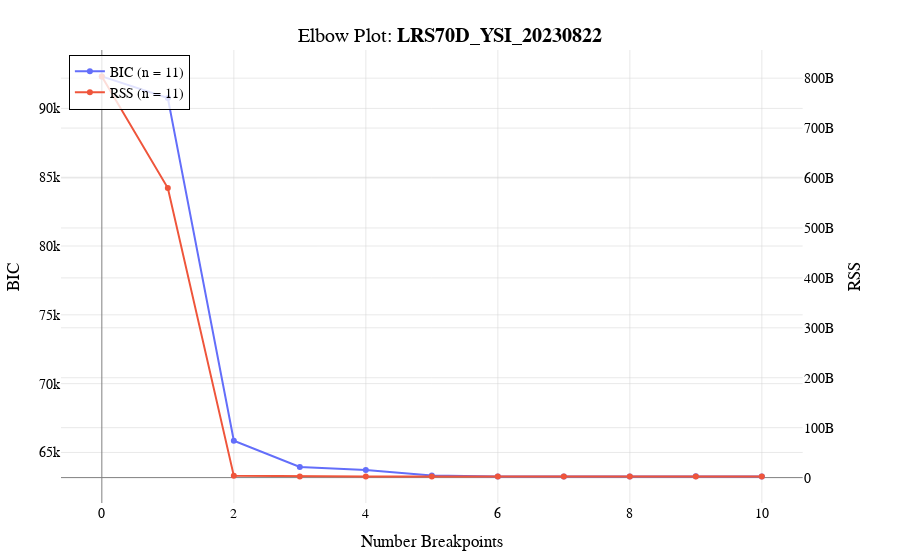
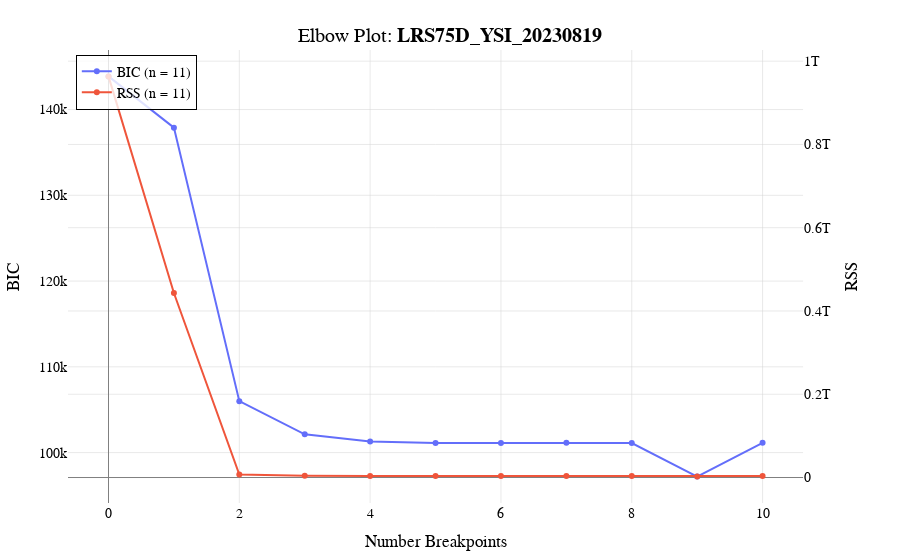

The notebook cell saved with these charts, in order:
### Code cell
# Elbow plot 70
x_values = np.array(list(trial_select_70['df']['n_breakpoints'].values()))
y_values = np.array(list(trial_select_70['df']['bic'].values()))
secondary_x = np.array(list(trial_select_70['df']['n_breakpoints'].values()))
secondary_y = np.array(list(trial_select_70['df']['rss'].values()))

plots.plot_data(
    x_values=x_values,
    y_values=y_values,
    plot_mode='lines+markers',
    x_axis_label="Number Breakpoints",
    y_axis_label="BIC",
    secondary_x=secondary_x,
    secondary_y=secondary_y,
    use_secondary_axis=True,
    y2_axis_label="RSS",
    trace_names=['BIC', 'RSS'],
    title=f"Elbow Plot: <b>{name_70}<b>",
)

# Elbow plot 75
x_values = np.array(list(trial_select_75['df']['n_breakpoints'].values()))
y_values = np.array(list(trial_select_75['df']['bic'].values()))
secondary_x = np.array(list(trial_select_75['df']['n_breakpoints'].values()))
secondary_y = np.array(list(trial_select_75['df']['rss'].values()))

plots.plot_data(
    x_values=x_values,
    y_values=y_values,
    plot_mode='lines+markers',
    x_axis_label="Number Breakpoints",
    y_axis_label="BIC",
    secondary_x=secondary_x,
    secondary_y=secondary_y,
    use_secondary_axis=True,
    y2_axis_label="RSS",
    trace_names=['BIC', 'RSS'],
    title=f"Elbow Plot: <b>{name_75}<b>",
)

### Figure 1 — Plotly figure (JSON) as saved in the notebook; plotly's stock layout.template omitted (floating-point values rounded to 4 significant figures)
{"data": [{"mode": "lines+markers", "name": "BIC (n = 11)", "type": "scatter", "x": [0, 1, 2, 3, 4, 5, 6, 7, 8, 9, 10], "xaxis": "x", "y": [92330.0, 90750.0, 65850.0, 63950.0, 63730.0, 63330.0, 63250.0, 63250.0, 63260.0, 63270.0, 63260.0], "yaxis": "y"}, {"mode": "lines+markers", "name": "RSS (n = 11)", "type": "scatter", "x": [0, 1, 2, 3, 4, 5, 6, 7, 8, 9, 10], "xaxis": "x", "y": [803500000000.0, 580000000000.0, 3508000000.0, 2368000000.0, 2259000000.0, 2073000000.0, 2033000000.0, 2023000000.0, 2021000000.0, 2018000000.0, 2006000000.0], "yaxis": "y2"}], "layout": {"font": {"color": "black", "family": "Arial, sans-serif", "size": 14}, "legend": {"bgcolor": "rgba(255, 255, 255, 0.8)", "bordercolor": "black", "borderwidth": 1, "x": 0.01, "xanchor": "left", "y": 0.99, "yanchor": "top"}, "margin": {"b": 50, "l": 50, "r": 50, "t": 50}, "title": {"text": "Elbow Plot: <b>LRS70D_YSI_20230822<b>", "x": 0.5, "xanchor": "center", "y": 0.95, "yanchor": "top"}, "xaxis": {"anchor": "y", "domain": [0, 0.94], "gridcolor": "LightGray", "gridwidth": 0.5, "showgrid": true, "title": {"text": "Number Breakpoints"}, "zeroline": true, "zerolinecolor": "Gray", "zerolinewidth": 1}, "yaxis": {"anchor": "x", "domain": [0, 1], "gridcolor": "LightGray", "gridwidth": 0.5, "showgrid": true, "title": {"text": "BIC"}, "zeroline": true, "zerolinecolor": "Gray", "zerolinewidth": 1}, "yaxis2": {"anchor": "x", "gridcolor": "LightGray", "gridwidth": 0.5, "overlaying": "y", "showgrid": true, "side": "right", "title": {"text": "RSS"}, "zeroline": true, "zerolinecolor": "Gray", "zerolinewidth": 1}}}

### Figure 2 — Plotly figure (JSON) as saved in the notebook; plotly's stock layout.template omitted (floating-point values rounded to 4 significant figures)
{"data": [{"mode": "lines+markers", "name": "BIC (n = 11)", "type": "scatter", "x": [0, 1, 2, 3, 4, 5, 6, 7, 8, 9, 10], "xaxis": "x", "y": [143900.0, 137900.0, 106000.0, 102100.0, 101300.0, 101100.0, 101100.0, 101100.0, 101100.0, 97200.0, 101100.0], "yaxis": "y"}, {"mode": "lines+markers", "name": "RSS (n = 11)", "type": "scatter", "x": [0, 1, 2, 3, 4, 5, 6, 7, 8, 9, 10], "xaxis": "x", "y": [963400000000.0, 443100000000.0, 7087000000.0, 4282000000.0, 3841000000.0, 3746000000.0, 3732000000.0, 3730000000.0, 3710000000.0, 2230000000.0, 3710000000.0], "yaxis": "y2"}], "layout": {"font": {"color": "black", "family": "Arial, sans-serif", "size": 14}, "legend": {"bgcolor": "rgba(255, 255, 255, 0.8)", "bordercolor": "black", "borderwidth": 1, "x": 0.01, "xanchor": "left", "y": 0.99, "yanchor": "top"}, "margin": {"b": 50, "l": 50, "r": 50, "t": 50}, "title": {"text": "Elbow Plot: <b>LRS75D_YSI_20230819<b>", "x": 0.5, "xanchor": "center", "y": 0.95, "yanchor": "top"}, "xaxis": {"anchor": "y", "domain": [0, 0.94], "gridcolor": "LightGray", "gridwidth": 0.5, "showgrid": true, "title": {"text": "Number Breakpoints"}, "zeroline": true, "zerolinecolor": "Gray", "zerolinewidth": 1}, "yaxis": {"anchor": "x", "domain": [0, 1], "gridcolor": "LightGray", "gridwidth": 0.5, "showgrid": true, "title": {"text": "BIC"}, "zeroline": true, "zerolinecolor": "Gray", "zerolinewidth": 1}, "yaxis2": {"anchor": "x", "gridcolor": "LightGray", "gridwidth": 0.5, "overlaying": "y", "showgrid": true, "side": "right", "title": {"text": "RSS"}, "zeroline": true, "zerolinecolor": "Gray", "zerolinewidth": 1}}}
